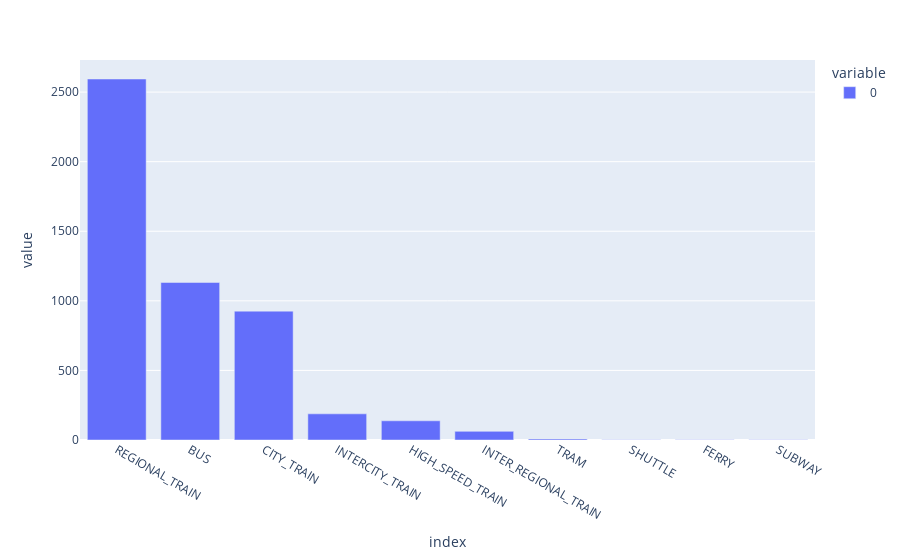

Notebook source saved alongside this figure:
### Code cell
px.bar(availableTransports)

### Figure 1 — Plotly figure (JSON) as saved in the notebook; plotly's stock layout.template omitted (floating-point values rounded to 4 significant figures)
{"data": [{"alignmentgroup": "True", "hovertemplate": "variable=0<br>index=%{x}<br>value=%{y}<extra></extra>", "legendgroup": "0", "marker": {"color": "#636efa", "pattern": {"shape": ""}}, "name": "0", "offsetgroup": "0", "orientation": "v", "showlegend": true, "textposition": "auto", "type": "bar", "x": ["REGIONAL_TRAIN", "BUS", "CITY_TRAIN", "INTERCITY_TRAIN", "HIGH_SPEED_TRAIN", "INTER_REGIONAL_TRAIN", "TRAM", "SHUTTLE", "FERRY", "SUBWAY"], "xaxis": "x", "y": [2594, 1132, 926, 188, 138, 62, 8, 2, 1, 1], "yaxis": "y"}], "layout": {"barmode": "relative", "legend": {"title": {"text": "variable"}, "tracegroupgap": 0}, "margin": {"t": 60}, "xaxis": {"anchor": "y", "domain": [0, 1], "title": {"text": "index"}}, "yaxis": {"anchor": "x", "domain": [0, 1], "title": {"text": "value"}}}}
